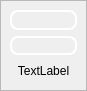
<?xml version="1.0" encoding="UTF-8"?>
<ui version="4.0">
 <class>FaultWidget</class>
 <widget class="QWidget" name="FaultWidget">
  <property name="geometry">
   <rect>
    <x>0</x>
    <y>0</y>
    <width>87</width>
    <height>91</height>
   </rect>
  </property>
  <property name="sizePolicy">
   <sizepolicy hsizetype="Fixed" vsizetype="Fixed">
    <horstretch>0</horstretch>
    <verstretch>0</verstretch>
   </sizepolicy>
  </property>
  <property name="minimumSize">
   <size>
    <width>70</width>
    <height>90</height>
   </size>
  </property>
  <property name="maximumSize">
   <size>
    <width>87</width>
    <height>91</height>
   </size>
  </property>
  <property name="windowTitle">
   <string>FaultWidget</string>
  </property>
  <property name="autoFillBackground">
   <bool>true</bool>
  </property>
  <property name="styleSheet">
   <string notr="true"/>
  </property>
  <layout class="QVBoxLayout" name="verticalLayout">
   <property name="spacing">
    <number>0</number>
   </property>
   <property name="sizeConstraint">
    <enum>QLayout::SetDefaultConstraint</enum>
   </property>
   <property name="leftMargin">
    <number>0</number>
   </property>
   <property name="topMargin">
    <number>0</number>
   </property>
   <property name="rightMargin">
    <number>0</number>
   </property>
   <property name="bottomMargin">
    <number>0</number>
   </property>
   <item>
    <widget class="QFrame" name="mainFrame">
     <property name="sizePolicy">
      <sizepolicy hsizetype="Preferred" vsizetype="Preferred">
       <horstretch>0</horstretch>
       <verstretch>0</verstretch>
      </sizepolicy>
     </property>
     <property name="styleSheet">
      <string notr="true">QFrame#mainFrame[hover=true]:hover { background-color: rgba(0, 0, 0, 60); border: 1px solid rgba(0, 0, 0, 30); border-radius: 5px; }
QFrame#mainFrame[pressed=true] { background-color: rgba(0, 0, 0, 60); border: 1px solid rgba(0, 0, 0, 30); border-radius:5px; }
QLabel#active, QLabel#stored { width: 40px; height: 14px; border: 2px solid ; border-radius: 8px; border-color: white; }
QLabel[high=false] { border-color: white; background-color:  transparent; }
QLabel[high=true] { border-color: white; background-color: white; }</string>
     </property>
     <property name="frameShape">
      <enum>QFrame::StyledPanel</enum>
     </property>
     <property name="frameShadow">
      <enum>QFrame::Raised</enum>
     </property>
     <property name="lineWidth">
      <number>0</number>
     </property>
     <property name="pressed" stdset="0">
      <bool>false</bool>
     </property>
     <layout class="QVBoxLayout" name="frameLayout">
      <property name="sizeConstraint">
       <enum>QLayout::SetDefaultConstraint</enum>
      </property>
      <property name="leftMargin">
       <number>9</number>
      </property>
      <property name="topMargin">
       <number>9</number>
      </property>
      <property name="rightMargin">
       <number>9</number>
      </property>
      <property name="bottomMargin">
       <number>9</number>
      </property>
      <item>
       <widget class="QLabel" name="stored">
        <property name="styleSheet">
         <string notr="true"/>
        </property>
        <property name="text">
         <string/>
        </property>
       </widget>
      </item>
      <item>
       <widget class="QLabel" name="active">
        <property name="autoFillBackground">
         <bool>false</bool>
        </property>
        <property name="styleSheet">
         <string notr="true"/>
        </property>
        <property name="text">
         <string/>
        </property>
       </widget>
      </item>
      <item>
       <widget class="QLabel" name="title">
        <property name="text">
         <string>TextLabel</string>
        </property>
        <property name="alignment">
         <set>Qt::AlignCenter</set>
        </property>
       </widget>
      </item>
     </layout>
    </widget>
   </item>
  </layout>
 </widget>
 <resources/>
 <connections/>
</ui>
